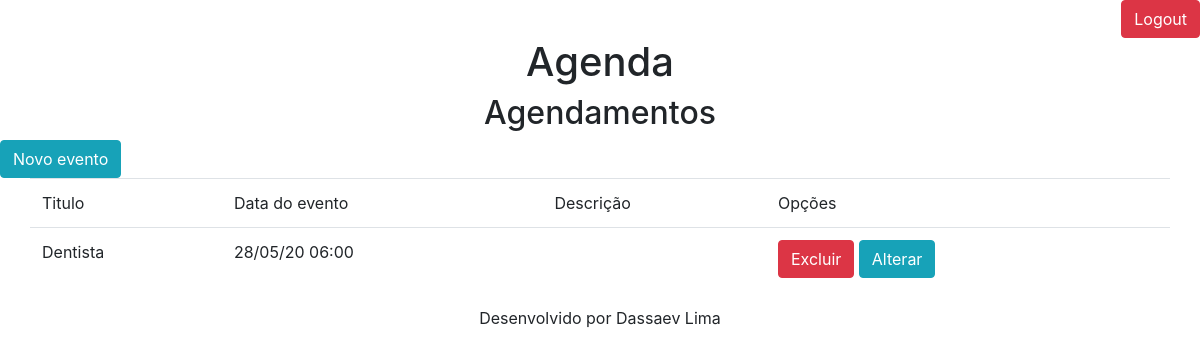
Page /agenda/ (signed in) on the earlier database version.
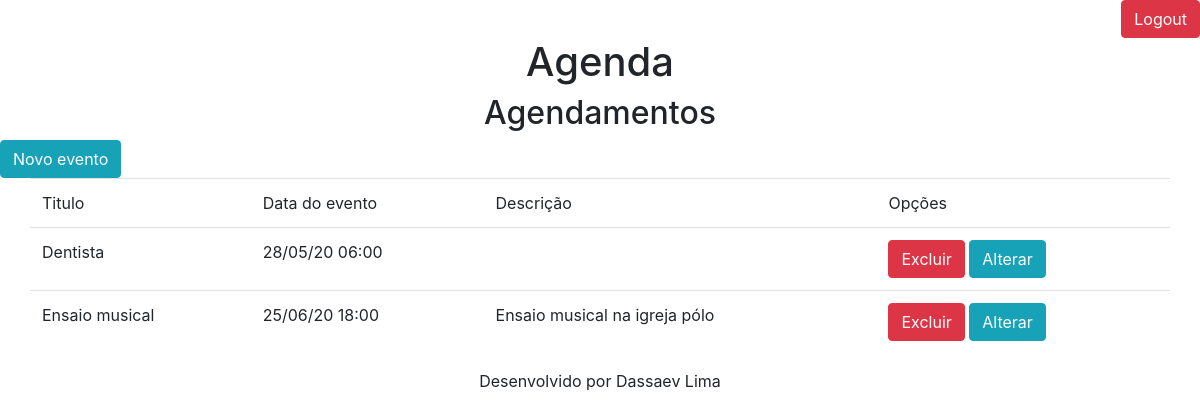
Same page on the later database version.
### core/models.py (models this page shows, shortened)
class Evento(models.Model):
    titulo = models.CharField(max_length=100)
    descricao = models.TextField(blank=True,null=True)
    data_evento = models.DateTimeField(verbose_name='Data do Evento')
    data_criacao = models.DateTimeField(auto_now=True)
    usuario = models.ForeignKey(User,on_delete=models.CASCADE)
    status = models.BooleanField(default=True)
    class Meta:
        db_table = 'evento'
    def get_data_br_evento(self):
        return self.data_evento.strftime('%d/%m/%y %H:%M')

### core/views.py (the view)
# urls.py: path('agenda/',views.lista_eventos),
@login_required(login_url='/login/')
def lista_eventos(request):
    usuario = request.user
    eventos = Evento.objects.filter(usuario=usuario)
    dados = {'eventos':eventos}
    return render(request,'agenda.html',dados)

### templates/agenda.html
{% extends "model-page.html" %}
{% block content %}
    <h2 class="text-center">Agendamentos</h2>
    <a href="evento/">
        <button type="button" class="btn btn-info">Novo evento</button>
    </a>
    <table class="container table">
            <thead>
                <tr>
                    <td>Titulo</td>
                    <td>Data do evento</td>
                    <td>Descrição</td>
                    <td>Opções</td>
                </tr>
            </thead>
            <tbody>
                {% for evento in eventos %}
                    <tr>
                        <td>{{ evento.titulo}}</td>
                        <td>{{ evento.get_data_br_evento}}</td>
                        <td>{{ evento.descricao }}</td>
                        <td>
                            <a href="evento/delete/{{ evento.id }}">
                                <button type="button" class="btn btn-danger">Excluir</button>
                            </a>
                            <a href="evento/?id={{ evento.id }}">
                                <button type="button" class="btn btn-info">Alterar</button>
                            </a>
                        </td>
                    </tr>
                {% endfor %}
            </tbody>
        </table>
{% endblock %}

Differences in the rows shown:
added Evento: titulo "Ensaio musical", get_data_br_evento "25/06/20 18:00", descricao "Ensaio musical na igreja pólo"
